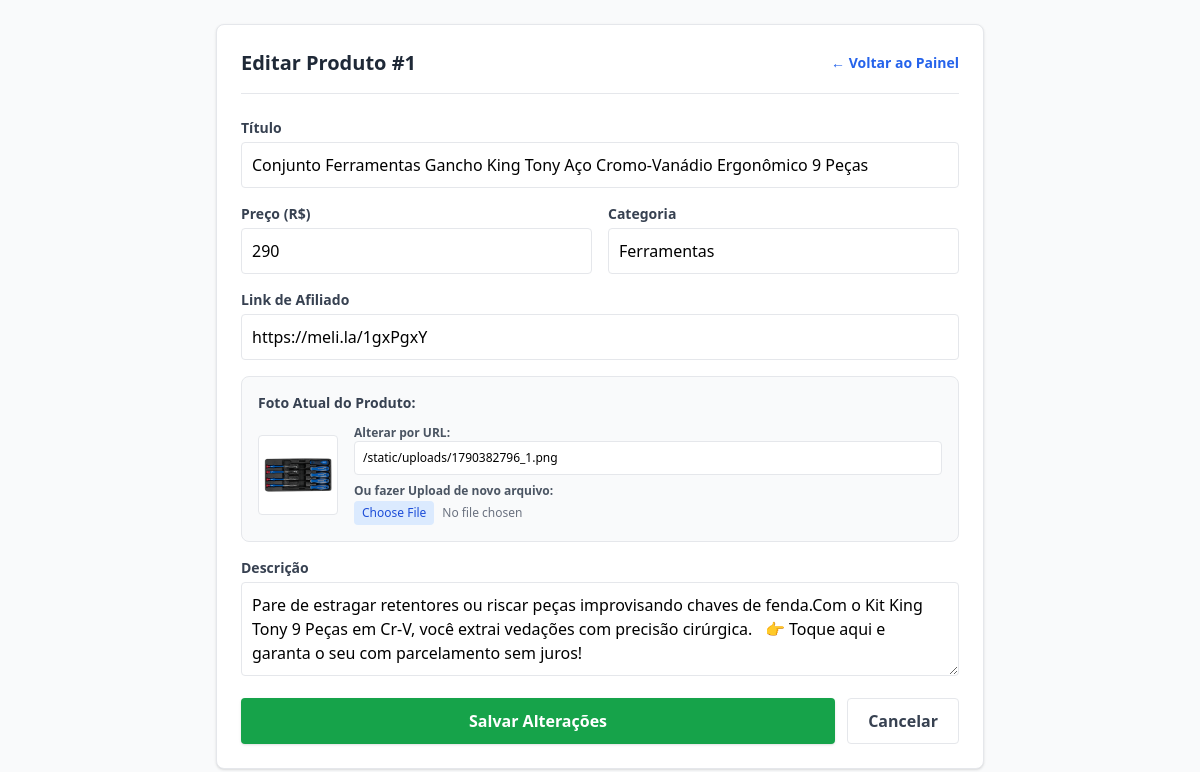
/admin/editar/1, run on the app's committed database.
### tables this page shows
CREATE TABLE produtos (
                id INTEGER PRIMARY KEY AUTOINCREMENT,
                titulo TEXT NOT NULL,
                descricao TEXT,
                preco TEXT,
                imagem_url TEXT,
                categoria TEXT,
                especificacoes TEXT,
                link_afiliado TEXT NOT NULL,
                cliques INTEGER DEFAULT 0
            );

### app.py (the view, shortened to what this page needs)
@app.route('/admin/editar/<int:produto_id>', methods=['GET', 'POST'])
def editar_produto(produto_id):
    with sqlite3.connect(DB_NAME) as conn:
        conn.row_factory = sqlite3.Row
        cursor = conn.cursor()
        cursor.execute("SELECT * FROM produtos WHERE id = ?", (produto_id,))
        produto = cursor.fetchone()
    if not produto:
        abort(404)
    return render_template('editar.html', p=produto)

### templates/editar.html (shortened to what this page needs)
<!DOCTYPE html>
<html lang="pt-BR">
<head>
  <script src="https://cdn.tailwindcss.com"></script>
</head>
<body class="bg-gray-50 p-6">
  <div class="max-w-3xl mx-auto bg-white p-6 rounded-lg shadow border">
    <div class="flex justify-between items-center mb-6 border-b pb-4">
      <h1 class="text-xl font-bold text-gray-800">Editar Produto #{{ p.id }}</h1>
      <a href="/admin" class="text-blue-600 text-sm font-semibold">&larr; Voltar ao Painel</a>
    </div>
    <form method="POST" enctype="multipart/form-data" class="space-y-4">
      <div>
        <label class="block text-sm font-semibold text-gray-700 mb-1">Título</label>
        <input type="text" name="titulo" value="{{ p.titulo }}" required class="w-full border p-2.5 rounded">
      </div>
      <div class="grid grid-cols-1 md:grid-cols-2 gap-4">
        <div>
          <label class="block text-sm font-semibold text-gray-700 mb-1">Preço (R$)</label>
          <input type="text" name="preco" value="{{ p.preco }}" required class="w-full border p-2.5 rounded">
        </div>
        <div>
          <label class="block text-sm font-semibold text-gray-700 mb-1">Categoria</label>
          <input type="text" name="categoria" value="{{ p.categoria }}" class="w-full border p-2.5 rounded">
        </div>
      </div>
      <div>
        <label class="block text-sm font-semibold text-gray-700 mb-1">Link de Afiliado</label>
        <input type="url" name="link_afiliado" value="{{ p.link_afiliado }}" required class="w-full border p-2.5 rounded">
      </div>
      <div class="border rounded-lg p-4 bg-gray-50 space-y-3">
        <label class="block text-sm font-bold text-gray-700">Foto Atual do Produto:</label>
        <div class="flex items-center gap-4">
          <img src="{{ p.imagem_url }}" alt="" class="w-20 h-20 object-contain bg-white border rounded">
          <div class="flex-1 space-y-2">
            <div>
              <label class="block text-xs font-semibold text-gray-600">Alterar por URL:</label>
              <input type="url" name="imagem_url" value="{{ p.imagem_url }}" class="w-full border p-2 rounded text-xs bg-white">
            </div>
            <div>
              <label class="block text-xs font-semibold text-gray-600">Ou fazer Upload de novo arquivo:</label>
              <input type="file" name="imagem_upload" accept="image/*" class="w-full text-xs text-gray-500 file:mr-2 file:py-1 file:px-2 file:rounded file:border-0 file:bg-blue-100 file:text-blue-700">
            </div>
          </div>
        </div>
      </div>
      <div>
        <label class="block text-sm font-semibold text-gray-700 mb-1">Descrição</label>
        <textarea name="descricao" rows="3" class="w-full border p-2.5 rounded">{{ p.descricao }}</textarea>
      </div>
      <div class="flex gap-3">
        <button type="submit" class="flex-1 bg-green-600 text-white font-bold py-2.5 rounded hover:bg-green-700 shadow">
          Salvar Alterações
        </button>
        <a href="/admin" class="px-5 py-2.5 border rounded text-gray-700 text-center font-semibold hover:bg-gray-100">
          Cancelar
        </a>
      </div>
    </form>
  </div>
</body>
</html>

### data on the page
produtos: id "1", titulo "Conjunto Ferramentas Gancho King Tony Aço Cromo-Vanádio Ergonômico 9 Peças", preco "290", categoria "Ferramentas", link_afiliado "https://meli.la/1gxPgxY", imagem_url (picture), imagem_url "/static/uploads/1790382796_1.png", descricao "Pare de estragar retentores ou riscar peças improvisando chaves de fenda.Com o Kit King Tony 9 Peças em Cr-V, você extrai vedações com precisão cirúrgica. 👉 Toque aqui e garanta o seu com parcelamento sem juros!"
